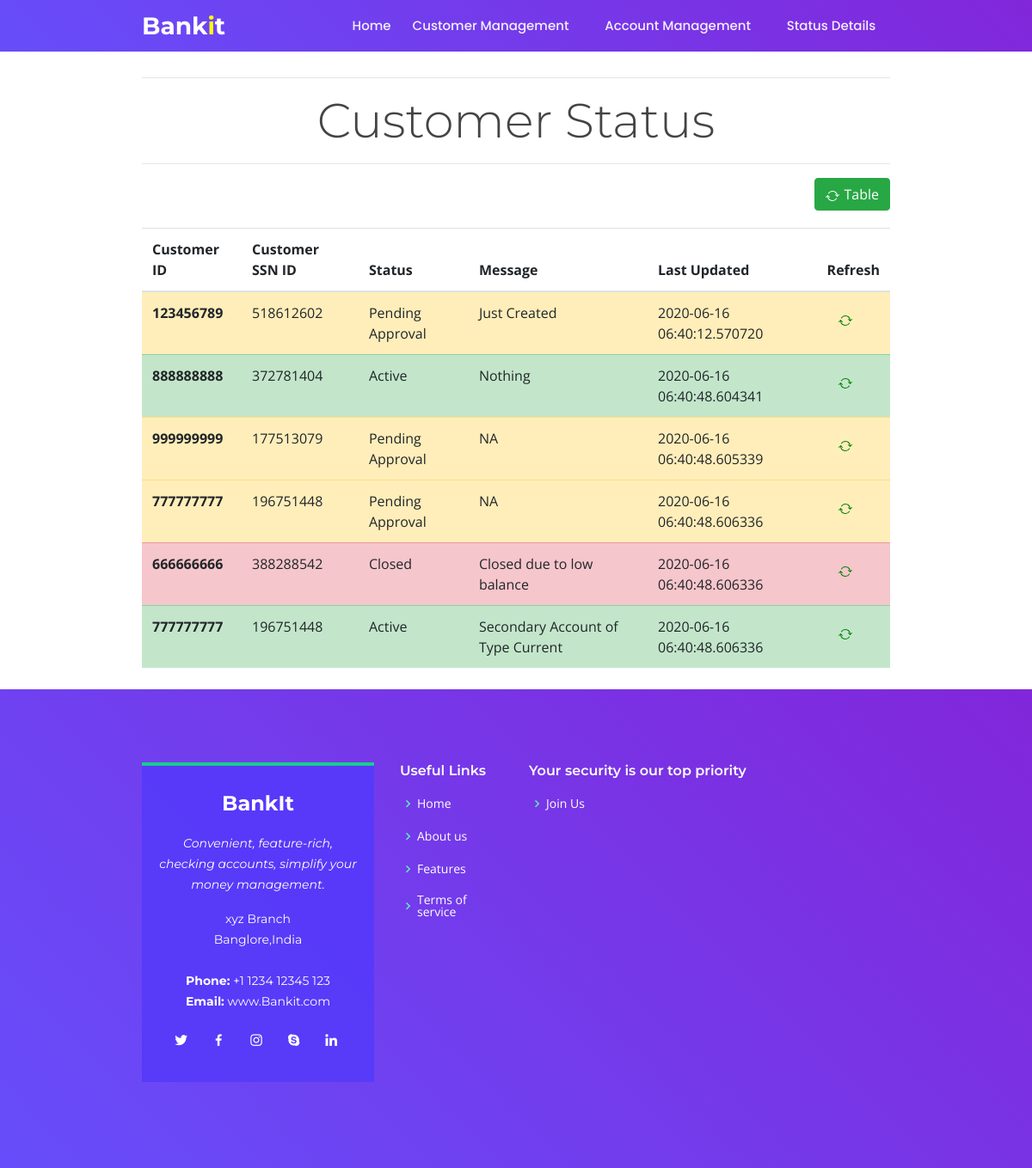
/CustomerStatus, run on an earlier commit of the app's database.
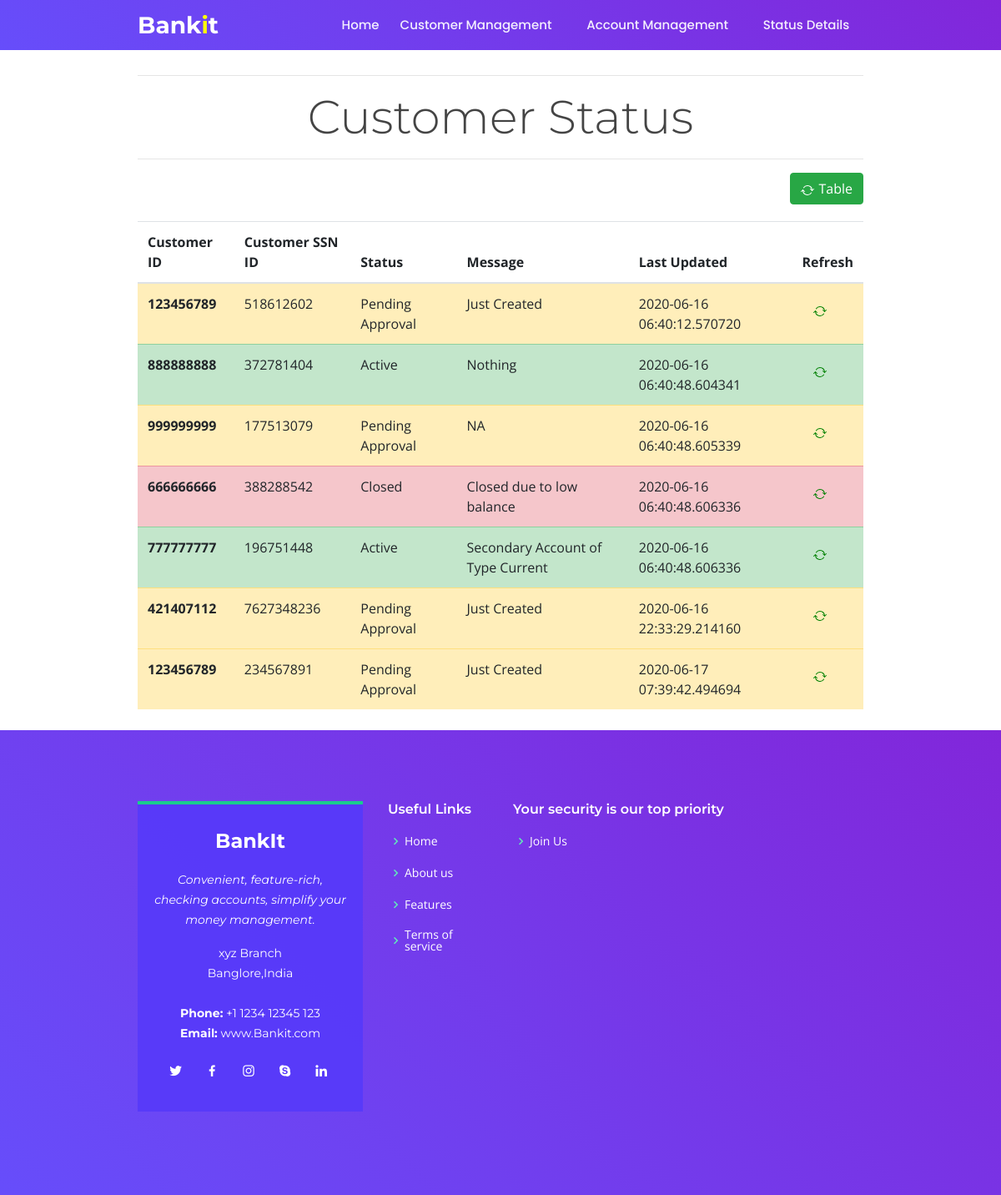
And on a later commit of the database.
### app.py (models this page shows, shortened)
class Customer(db.Model):
    id = db.Column(db.Integer(), primary_key=True)
    cid = db.Column(db.Integer(), nullable=False)
    ssnid = db.Column(db.Integer(), nullable=False)
    accountId = db.Column(db.Integer(), nullable=False)
    accountBalance = db.Column(db.Integer(), nullable=False)
    account_type = db.Column(db.String(1), nullable=False)
    status = db.Column(db.Text, nullable=False)
    last_updated = db.Column(db.DateTime, nullable=False, default=datetime.utcnow)
    message = db.Column(db.Text, nullable=False)

### app.py (the view)
@app.route('/CustomerStatus')
def CustomerStatus():
    all_customer = Customer.query.all()
    return render_template('customer-Status.html', rows=all_customer)

### templates/customer-Status.html (shortened to what this page needs)
{% extends 'base.html' %}
{% block style %}
<link href="{{ url_for('static', filename='css/main.css') }}" rel="stylesheet">
{% endblock %}
{% block body %}
<div class="container">
    <hr>
    <h1 class="display-4" style="text-align: center;">Customer Status</h1>
    <hr>
    <div>
        <button type="button" class="btn btn-success btn-md float-right" style="margin-bottom: 20px;">Table
        </button>
        <div id="tableDiv">
            <table class="table table-hover" id="table">
                <thead>
                    <tr>
                        <th scope="col">Customer ID</th>
                        <th scope="col">Customer SSN ID</th>
                        <th scope="col">Status</th>
                        <th scope="col">Message</th>
                        <th scope="col">Last Updated</th>
                        <th scope="col">Refresh</th>
                    </tr>
                </thead>
                <tbody>
                    {% for row in rows %}
                    {% if row.status == "Closed" %}
                    <tr class="table-danger" id="{{ row.id }}">
                        {% elif row.status == "Active" %}
                    <tr class="table-success" id="{{ row.id }}">
                        {% else %}
                    <tr class="table-warning" id="{{ row.id }}">
                        {% endif %}
                        <th scope="row">{{ row.cid }}</th>
                        <td>{{ row.ssnid }}</td>
                        <td>{{ row.status }}</td>
                        <td>{{ row.message }}</td>
                        <td>{{ row.last_updated }}</td>
                        <td><button type="button" class="btn btn-md" onclick="getId('{{ row.id }}')"></button></td>
                    </tr>
                    {% endfor %}
                </tbody>
            </table>
        </div>
    </div>
</div>
{% endblock %}

### templates/base.html (shortened to what this page needs)
<!DOCTYPE html>
<html lang="en">
<head>
  <link href="{{ url_for('static' , filename='vendor/bootstrap/css/bootstrap.min.css') }}" rel="stylesheet">
  <link href="{{ url_for('static' , filename='vendor/icofont/icofont.min.css') }}" rel="stylesheet">
  <link href="{{ url_for('static' , filename='vendor/boxicons/css/boxicons.min.css') }}" rel="stylesheet">
  <link href="{{ url_for('static' , filename='vendor/venobox/venobox.css') }}" rel="stylesheet">
  <link href="{{ url_for('static' , filename='vendor/remixicon/remixicon.css') }}" rel="stylesheet">
  <link href="{{ url_for('static' , filename='vendor/owl.carousel/assets/owl.carousel.min.css') }}" rel="stylesheet">
  <link href="{{ url_for('static' , filename='vendor/aos/aos.css') }}" rel="stylesheet">
  {% block style %} {% endblock %}
</head>
<body>
  <header id="header" class="fixed-top d-flex align-items-center">
    <div class="container d-flex align-items-center">
        <div class="logo mr-auto">
          <h1 class="text-light"><a href="/"><span>Bank<span style="color: yellow;">i</span>t</a></h1>
        </div>
        <nav class="nav-menu d-none d-lg-block">
          <ul>
            <li ><a href="/">Home</a></li>
            <li class="drop-down"><a href="">Customer Management</a>
            </li>
            <li class="drop-down"><a href="">Account Management</a>
            </li>
            <li class="drop-down"><a href="">Status Details</a>
            </li>
          </ul>
        </nav>
      </div>
    </header>
    {% block body %} {% endblock %}
  <footer id="footer">
    <div class="footer-top">
      <div class="container">
        <div class="row">
          <div class="col-lg-4 col-md-6">
            <div class="footer-info">
              <h3>BankIt</h3>
              <p class="pb-3"><em>Convenient, feature-rich, checking accounts, simplify your money management.</em></p>
              <p>
               xyz Branch <br>
                Banglore,India<br><br>
                <strong>Phone:</strong> +1 1234 12345 123<br>
                <strong>Email:</strong> www.Bankit.com<br>
              </p>
              <div class="social-links mt-3">
                <a href="#" class="twitter"><i class="bx bxl-twitter"></i></a>
                <a href="#" class="facebook"><i class="bx bxl-facebook"></i></a>
                <a href="#" class="instagram"><i class="bx bxl-instagram"></i></a>
                <a href="#" class="google-plus"><i class="bx bxl-skype"></i></a>
                <a href="#" class="linkedin"><i class="bx bxl-linkedin"></i></a>
              </div>
            </div>
          </div>
          <div class="col-lg-2 col-md-6 footer-links">
            <h4>Useful Links</h4>
            <ul>
              <li><i class="bx bx-chevron-right"></i> <a href="#">Home</a></li>
              <li><i class="bx bx-chevron-right"></i> <a href="#about">About us</a></li>
              <li><i class="bx bx-chevron-right"></i> <a href="#features">Features</a></li>
              <li><i class="bx bx-chevron-right"></i> <a href="#">Terms of service</a></li>
            </ul>
          </div>
          <div class="col-lg-4 col-md-6 footer-links">
            <h4>Your security is our top priority</h4>
            <ul>
              <li><i class="bx bx-chevron-right"></i> <a href="#">Join Us</a></li>
            </ul>
          </div>
        </div>
      </div>
    </div>
</body>
</html>

### static/css/main.css (style rules this page uses)
body { font-family: "Open Sans", sans-serif; color: #444444; padding-top: 65px; }
a { color: #1acc8d; }
h1, h2, h3, h4, h5, h6 { font-family: "Montserrat", sans-serif; }
#header { background: linear-gradient(45deg, rgba(86, 58, 250, 0.9) 0%, rgba(116, 15, 214, 0.9) 100%); height: 60px; transition: all 0.5s; z-index: 997; transition: all 0.5s; }
#header .logo h1 { font-size: 28px; margin: 0; padding: 0; line-height: 1; font-weight: 700; }
#header .logo h1 a, #header .logo h1 a:hover { color: #fff; text-decoration: none; }
.nav-menu, .nav-menu * { margin: 0; padding: 0; list-style: none; }
.nav-menu > ul > li { position: relative; white-space: nowrap; float: left; }
.nav-menu a { display: block; position: relative; color: rgba(255, 255, 255, 0.918); padding: 10px 0 10px 25px; transition: 0.3s; font-size: 15px; font-weight: 500; font-family: "Poppins", sans-serif; }
.nav-menu > ul > li > a:before { content: ""; position: absolute; width: 0; height: 2px; bottom: 3px; left: 25px; background-color: #1acc8d; visibility: hidden; width: 0px; transition: all 0.3s ease-in-out 0s; }
.nav-menu .drop-down > a:after { content: "\ea99"; font-family: IcoFont; padding-left: 5px; }
.mobile-nav { position: fixed; top: 55px; right: 15px; bottom: 15px; left: 15px; z-index: 9999; overflow-y: auto; background: #fff; transition: ease-in-out 0.2s; opacity: 0; visibility: hidden; border-radius: 10px; padding: 10px 0; }
.mobile-nav * { margin: 0; padding: 0; list-style: none; }
.mobile-nav a { display: block; position: relative; color: #01036f; padding: 10px 20px; font-weight: 500; outline: none; }
.mobile-nav .drop-down > a:after { content: "\ea99"; font-family: IcoFont; padding-left: 10px; position: absolute; right: 15px; }
.mobile-nav .drop-down > a { padding-right: 35px; }
#footer { background: linear-gradient(45deg, rgba(86, 58, 250, 0.9) 0%, rgba(116, 15, 214, 0.9) 100%); padding: 0 0 30px 0; color: #fff; font-size: 14px; }
#footer .footer-top { padding: 60px 0 30px 0; }
#footer .footer-top .footer-info { margin-bottom: 15px; background: rgba(87, 58, 250, 0.945); color: #fff; border-top: 4px solid #1acc8d; text-align: center; padding: 30px 20px; }
#footer .footer-top .footer-info h3 { font-size: 24px; margin: 0 0 20px 0; padding: 2px 0 2px 0; line-height: 1; font-weight: 700; }
#footer .footer-top .footer-info p { font-size: 14px; line-height: 24px; margin-bottom: 0; font-family: "Montserrat", sans-serif; }
#footer .footer-top .social-links a { font-size: 18px; display: inline-block; color: #fff; line-height: 1; padding: 8px 0; margin-right: 4px; border-radius: 50%; text-align: center; width: 36px; height: 36px; transition: 0.3s; }
#footer .footer-top h4 { font-size: 16px; font-weight: 600; color: #fff; position: relative; padding-bottom: 12px; }
#footer .footer-top .footer-links { margin-bottom: 30px; }
#footer .footer-top .footer-links ul { list-style: none; padding: 0; margin: 0; }
#footer .footer-top .footer-links ul i { padding-right: 2px; color: #61ebba; font-size: 18px; line-height: 1; }
#footer .footer-top .footer-links ul li { padding: 10px 0; display: flex; align-items: center; }
#footer .footer-top .footer-links ul li:first-child { padding-top: 0; }
#footer .footer-top .footer-links ul a { color: #fff; transition: 0.3s; display: inline-block; line-height: 1; }
.container { margin: 25px auto; position: relative; width: 900px; }

What changed in the data, as far as the page shows it:
removed Customer: cid "777777777", ssnid "196751448", status "Pending Approval", message "NA", last_updated "2020-06-16 06:40:48.606336"
added Customer: cid "421407112", ssnid "7627348236", status "Pending Approval", message "Just Created", last_updated "2020-06-16 22:33:29.214160"
added Customer: cid "123456789", ssnid "234567891", status "Pending Approval", message "Just Created", last_updated "2020-06-17 07:39:42.494694"
